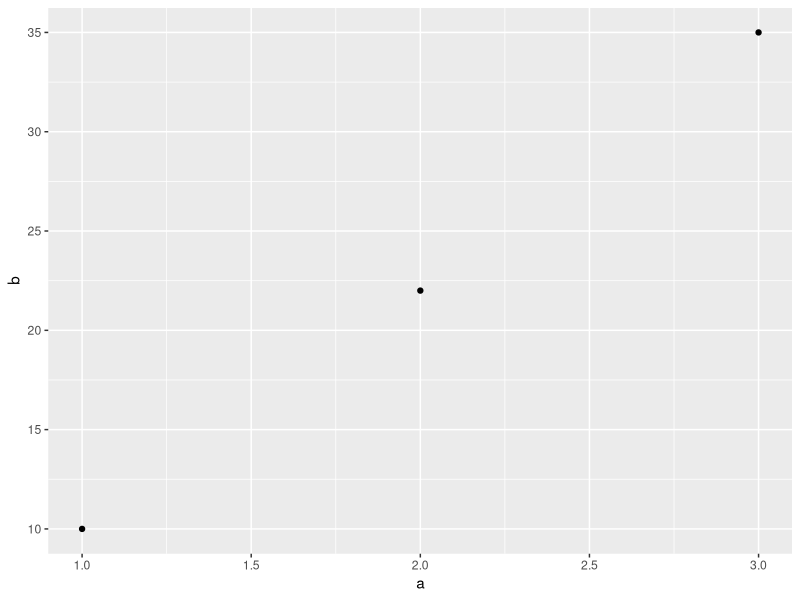

The R source for this figure: (Note: this script raises an error after producing the figure.)
## ---- chunk 1
knitr::opts_chunk$set(collapse = T, comment = "#>")
knitr::opts_knit$set(base.url = "../")
knitr::opts_chunk$set(fig.path = "figures/rmarkdown/")
knitr::opts_knit$set(width = 69)
library(tidyverse)
## ---- chunk 2
print("Hello, world!")
## ---- chunk 3
data <- tribble(~a, ~b, 1, 10, 2, 22, 3, 35)
data %>% ggplot() + geom_point(mapping = aes(x = a, y = b))
## ---- chunk 4
knitr::include_graphics("figures/rmarkdown/elder-sign.png")
